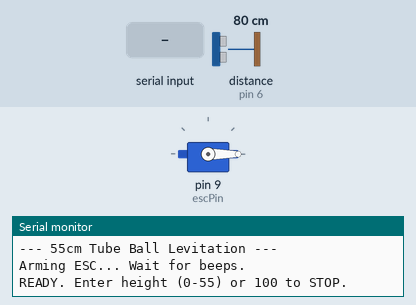
This sketch was run on a simulated Arduino Uno, built with avr-gcc and run on an emulated ATmega328P. Parts: servo, the last lines printed to the serial monitor. Inputs (shaded band) come from the test bench; at power-on: distance to the obstacle (sensor on pin 6) 80 cm. The echo pulse lasts 58.3 µs per cm.

Above: at 4.2 s.
4.3 s: "5\n" received over Serial
At 4.64 s:
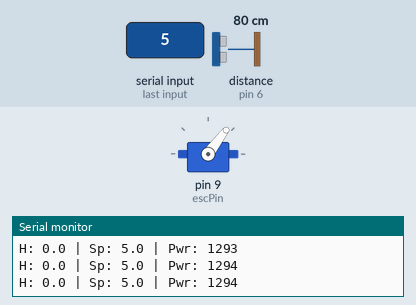
7.3 s: distance to the obstacle (sensor on pin 6) set to 60 cm
At 7.62 s:
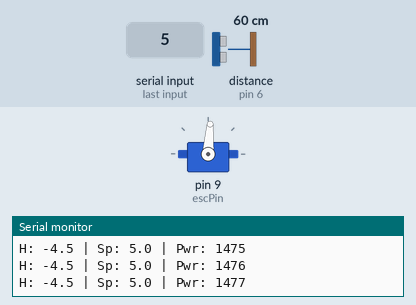
10.3 s: distance to the obstacle (sensor on pin 6) set to 2 cm
13.3 s: distance to the obstacle (sensor on pin 6) set to 120 cm
At 13.62 s:
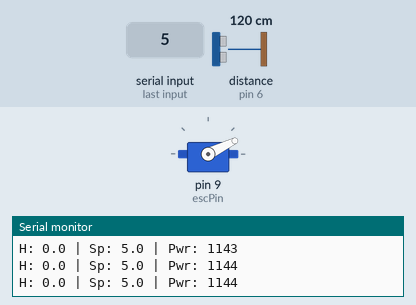
16.3 s: distance to the obstacle (sensor on pin 6) set to 57 cm
19.3 s: distance to the obstacle (sensor on pin 6) set to 4 cm
Timing chart, 0 to 21.8 s (numbered marks = the images above; inputs shaded):
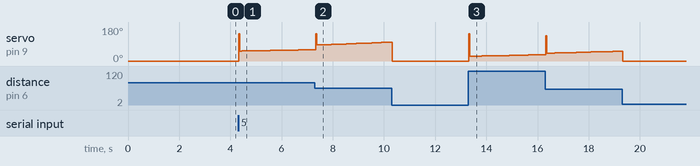

The sketch:

mcs_code.ino
```cpp
#include <Servo.h>

// --- Configuration ---
const int trigPin = 7;     // Changed from D1
const int echoPin = 6;     // Changed from D2
const int escPin = 9;      // Changed from D5 (PWM pin on Uno)
const float tubeLength = 55.0; // cm

// --- PID Gains ---
float Kp = 30.0;
float Ki = 3.0;
float Kd = 12.0;

// --- Variables ---
Servo esc;
float setpoint = 0;
bool systemActive = false;
float lastError = 0;
float integral = 0;
unsigned long lastTime;

void setup() {
  Serial.begin(9600);        // Changed from 115200 (Uno is stable at 9600)
  pinMode(trigPin, OUTPUT);
  pinMode(echoPin, INPUT);

  esc.attach(escPin, 1000, 2000);
  Serial.println("\n--- 55cm Tube Ball Levitation ---");
  Serial.println("Arming ESC... Wait for beeps.");
  esc.writeMicroseconds(1000);
  delay(3000);

  Serial.println("READY. Enter height (0-55) or 100 to STOP.");
  lastTime = millis();
}

void loop() {
  // 1. Handle Serial Input
  if (Serial.available() > 0) {
    int input = Serial.parseInt();  // Changed to parseInt (more reliable on Uno)

    if (input == 100) {
      systemActive = false;
      integral = 0;
      esc.writeMicroseconds(1000);
      Serial.println("EMERGENCY STOP: Motor Off.");
    }
    else if (input >= 1 && input <= 55) {
      setpoint = (float)input;
      systemActive = true;
      integral = 0;
      lastError = 0;
      Serial.print("Target set to: "); Serial.print(setpoint); Serial.println(" cm");
    }
    else {
      Serial.println("Invalid. Enter 1-55 or 100 to stop.");
    }
    while (Serial.available() > 0) Serial.read(); // Clear buffer
  }

  // 2. Control Logic
  if (systemActive) {
    float rawDist = readUltrasonic();
    float currentHeight = tubeLength - rawDist;

    // PID Timing
    unsigned long currentTime = millis();
    float dt = (currentTime - lastTime) / 1000.0;
    if (dt < 0.005) dt = 0.005;   // Minimum 5ms guard

    // PID Math
    float error = setpoint - currentHeight;
    integral += error * dt;
    integral = constrain(integral, -50, 50);  // Anti-windup
    float derivative = (error - lastError) / dt;

    float output = (Kp * error) + (Ki * integral) + (Kd * derivative);

    int baseThrottle = 1140;
    int throttle = constrain(baseThrottle + (int)output, 1000, 1800);

    esc.writeMicroseconds(throttle);

    // Save state
    lastError = error;
    lastTime = currentTime;

    // Debug output
    Serial.print("H: ");       Serial.print(currentHeight, 1);
    Serial.print(" | Sp: ");   Serial.print(setpoint, 1);
    Serial.print(" | Pwr: ");  Serial.println(throttle);

  } else {
    esc.writeMicroseconds(1000);
    lastTime = millis();
  }

  delay(30); // ~33Hz
}

float readUltrasonic() {
  digitalWrite(trigPin, LOW);
  delayMicroseconds(2);
  digitalWrite(trigPin, HIGH);
  delayMicroseconds(10);
  digitalWrite(trigPin, LOW);

  long duration = pulseIn(echoPin, HIGH, 30000); // 30ms timeout
  float cm = duration * 0.034 / 2.0;

  if (cm <= 0 || cm > 60) return 55.0; // Ball at bottom fallback
  return cm;
}
```
